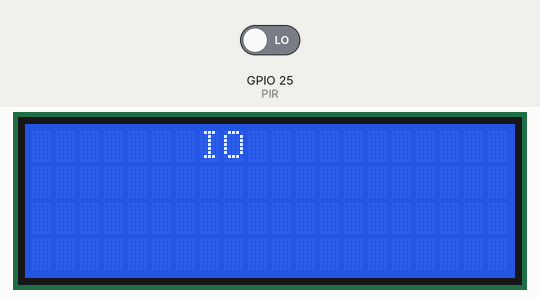
This sketch was run on a simulated ESP32. Shown: 20×4 character LCD. Inputs (shaded band) come from the test bench; at power-on: GPIO 25 (PIR) LOW. What the sketch prints to the serial monitor is not drawn.

Above: at 1.0 s.
At 2.6 s:
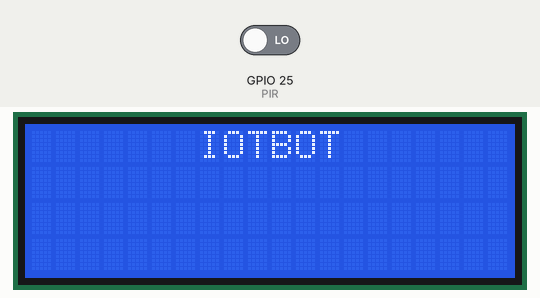
At 5.3 s:
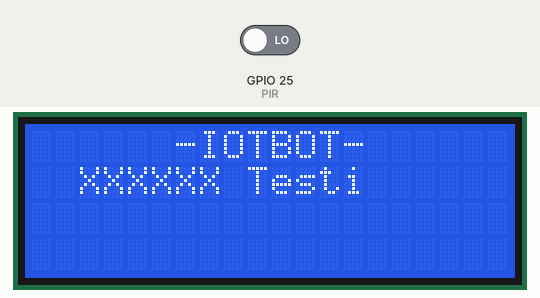
5.4 s: GPIO 25 (PIR) driven HIGH
Timing chart, 0 to 8.4 s (numbered marks = the images above; inputs shaded):
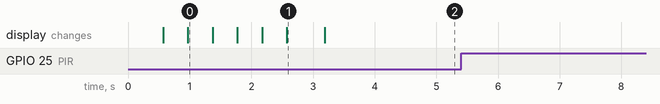

Measured:
- after the input at 5.4 s, every drawn part: stays the same
- what the display in image 1 shows lasts 0.6 s, from 2.6 s to 3.2 s

The sketch:

Modulcuk_Hareket-PIR.ino
```cpp
/*
                                  ///////////////////////////////////////////////////////
                                  /////////   IoT BOT Test Yazılımları Serisi   /////////
                                  ///////////////////////////////////////////////////////
                                        PIR (Hareket Algılama Sensörü) MODÜLCÜĞÜ
*/

//---------------------------------------          HADİ KODLAYALIM...       ----------------------------------------------------------------

//---------------------------------------   // İLK TANIMLAMALAR VE KÜTÜPHANE EKLEME   ------------------------------------------------------

#define UYGULAMA "XXXXXX Testi"

int i = 0;                                            // Gidip gelen yazının animasyonu için oluşturulan değişken.

#include <Wire.h>                                     // I2C iletişim protokolünü kullanabilmek için gerekli kütüphaneyi ekliyoruz.
#include <LiquidCrystal_I2C.h>                        // LCD ekran için gerekli olan kütüphaneyi ekliyoruz.
LiquidCrystal_I2C lcd(0x27, 20, 4);                   // LCD ekranımızın özelliklerini giriyoruz.
                                                      // Bizim ekranımız 20 satır, 4 sütun karakter destekliyor.

int PIR = 25;                               // Sensörün bağlı olduğu pini 26. pin olarak tanımladık.
                                            // Uygun olan 25 - 26 - 27 - 32 - 33 numaralı pinlerden
                                            // herhangi birine bağlanabilir.

int Sensor_Durumu;                          // Sensörden alacağımız bilgileri kaydetmek için
                                            // integer(Sayılsal) bir veri oluşturuyoruz.

//---------------------------------------   // SADECE İLK AÇILIŞTA BİR KERE ÇALIŞACAK KISIM   ---------------------------------------------

void setup()
{
  Serial.begin(115200);                               // Seri haberleşmeyi "115200" bandında başlattık.
  lcd.init();                                         // LCD ekranı başlatma komutu gönderiyoruz.
  lcd.backlight();                                    // LCD ekranın arka plan aydınlatma ışığını açıyoruz.

  giris_animasyon();

  Serial.println("     IoT BOT    ");                 // Seri ekrana bilgilendirme mesajı gönderdik.
  Serial.println(UYGULAMA);

  pinMode(PIR,  INPUT);                     // Sensöre veri alacağımız için giriş olarak belirledik.

}

//---------------------------------------   // SÜREKLİ ÇALIŞACAK DÖNGÜ İÇİNDEKİ KISIM   ---------------------------------------------------

void loop()
{
 Sensor_Durumu = digitalRead(PIR);         // Başlangıçta sensörden bilgi okumak için komut veriyoruz.

  if (Sensor_Durumu == HIGH)                // Eğer sensörümüz herhangi bir hareket algılarsa;
  {
    Serial.println("Hareket Algılandı !");  // Hareketin algılandığına dair bilgiyi seri ekranına yazdırıyoruz.
  }

  delay(100);                               // Daha kaliteli bir ölçüm yapabilmek için,
                                            // her okumadan sonra saniyenin onda biri kadar
                                            // bekleme süresi ekledik.
}


void giris_animasyon()                               // Giriş animasyonunu hazırlıyoruz.
{
  lcd.clear();
  delay(500);
  lcd.setCursor(7, 0);
  lcd.print("I");
  delay(400);
  lcd.setCursor(8, 0);
  lcd.print("O");
  delay(400);
  lcd.setCursor(9, 0);
  lcd.print("T");
  delay(400);
  lcd.setCursor(10, 0);
  lcd.print("B");
  delay(400);
  lcd.setCursor(11, 0);
  lcd.print("O");
  delay(400);
  lcd.setCursor(12, 0);
  lcd.print("T");
  delay(600);

  lcd.setCursor(6, 0);
  lcd.print("-");
  lcd.setCursor(13, 0);
  lcd.print("-");

  lcd.setCursor(2, 1);
  lcd.print(UYGULAMA);
  delay(1000);
}

void yan_son_yazi()                                    // Yanıp sönen bilgilendirme mesajını hazırlıyoruz.
{
  lcd.setCursor(1, 2);                                // İmleci, yazmak istediğimiz koordinata yönlendiriyoruz.
    lcd.print("                     ");               // Ekranda yazmasını istediğimiz yazıları yolluyoruz.
    i = i + 1;
    if (i < 15)
    {
      lcd.setCursor(1, 3);                            // İmleci, yazmak istediğimiz koordinata yönlendiriyoruz.
      lcd.print("Bir Tusa Basiniz..");                // Ekranda yazmasını istediğimiz yazıları yolluyoruz.
    }
    if (i >= 15)
    {
      lcd.setCursor(1, 3);                            // İmleci, yazmak istediğimiz koordinata yönlendiriyoruz.
      lcd.print("                     ");             // Ekranda yazmasını istediğimiz yazıları yolluyoruz.
    }
    if (i == 30)
    {
      i = 0;
    }
}
```
